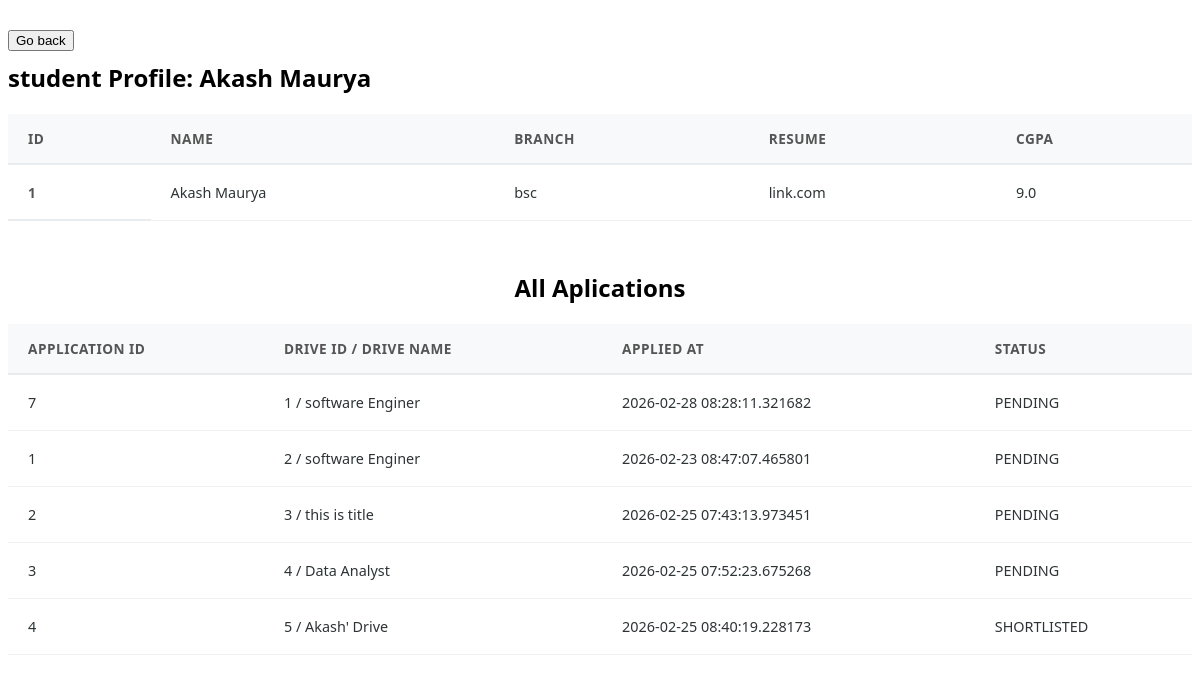
Page /admin/student/1 (signed in) on the earlier database version.
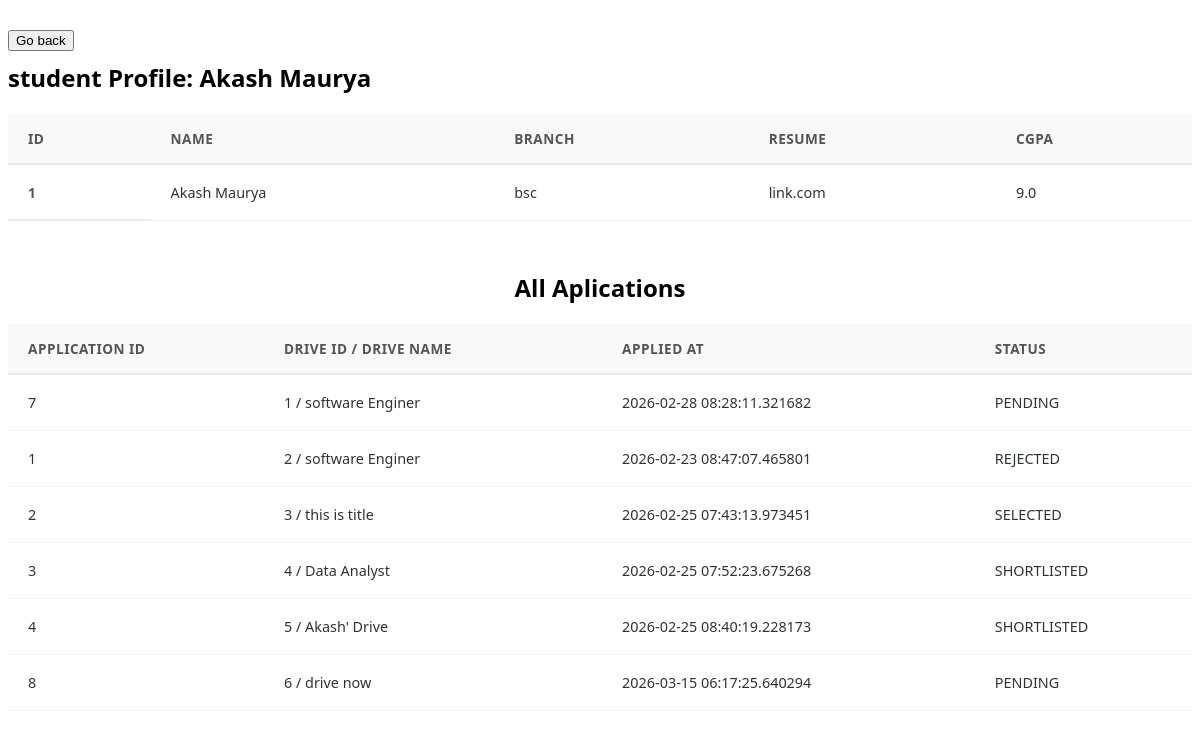
Same page on the later database version.
### portal/models.py (models this page shows)
class Application(db.Model,UserMixin):
    __tablename__ = 'applications'
    id = db.Column(db.Integer , primary_key = True)
    student_id = db.Column(db.Integer,db.ForeignKey('students.id'), nullable = False)
    drive_id = db.Column(db.Integer,db.ForeignKey('placement_drives.id') , nullable = False)
    applied_at = db.Column(db.DateTime,default = datetime.utcnow)
    status = db.Column(db.String(30), nullable = False,default = 'PENDING')#PENDING , SHORTLISTED,SELECTED , REJECTED
    drive = db.relationship('Drive', backref='applications')
    student = db.relationship('Student' , backref = 'students')
    __table_args__ = (
    db.UniqueConstraint('student_id', 'drive_id', name='unique_student_drive'),
)

class Drive(db.Model,UserMixin):
    __tablename__ = 'placement_drives'
    id = db.Column(db.Integer , primary_key = True)
    company_id = db.Column(db.Integer,db.ForeignKey('companies.id') , nullable = False)
    job_title = db.Column(db.String(100), nullable = False)
    description = db.Column(db.String(200), nullable = False)
    eligibility = db.Column(db.String(100), nullable = False)
    deadline = db.Column(db.DateTime, nullable = False)
    status = db.Column(db.String(20), nullable = False,default ='APPROVED') #APPROVED,PENDING,CLOSED
    company = db.relationship('Company' , backref = 'companies')

### app.py (the view)
@app.route('/admin/student/<int:student_id>')
@login_required
def student_details(student_id):
    stud = Student.query.get_or_404(student_id)
    apple = Application.query.filter_by(student_id = stud.id).all()
    return render_template('admin/student_details.html',r = stud,apple=apple)

### app.py (called while the page is built)
@login_manager.user_loader
def load_user(user_id):
    return User.query.get(int(user_id))

### templates/admin/student_details.html (shortened to what this page needs)
<!DOCTYPE html>
<html lang="en">
<head>
</head>
<body>
    <a href="{{url_for('admin_student')}}"><button>Go back</button></a>
    <h2>student Profile: {{ r.name }}</h2>
    <div id="table" class="border">
        <table class="app-tab">
            <thead>
                <tr>
                    <th>ID</th>
                    <th>Name</th>
                    <th>Branch</th>
                    <th>Resume </th>
                    <th>CGPA</th>
                </tr>
            </thead>
            <tbody>
                <tr>
                    <th scope="row">{{r.id}}</th>
                    <td>{{r.name}}</td>
                    <td>{{r.branch}}</td>
                    <td>{{r.resume_path}}</td>
                    <td>{{r.cgpa}}</td>
                </tr>
            </tbody>
        </table>
    </div>
    <h2 style="margin-top: 50px; text-align: center;">All Aplications</h2>
    <table class="app-tab">
        <thead>
            <tr>
                <th>Application id</th>
                <th>Drive ID / Drive Name</th>
                <th>Applied At</th>
                <th>status</th>
            </tr>
        </thead>
        <tbody>
            {% for a in apple %}
            <tr>
                <td>{{a.id}}</td>
                <td>{{a.drive_id}} / {{a.drive.job_title}} </td>
                <td>{{a.applied_at}} </td>
                <td>{{a.status}} </td>
            </tr>
            {% endfor %}
        </tbody>
    </table>
</body>
</html>

Differences in the rows shown:
changed Application id 1: status "PENDING" → "REJECTED"
changed Application "this is title": status "PENDING" → "SELECTED"
changed Application "Data Analyst": status "PENDING" → "SHORTLISTED"
added Application: id "8", drive_id "6", drive.job_title "drive now", applied_at "2026-03-15 06:17:25.640294", status "PENDING"
